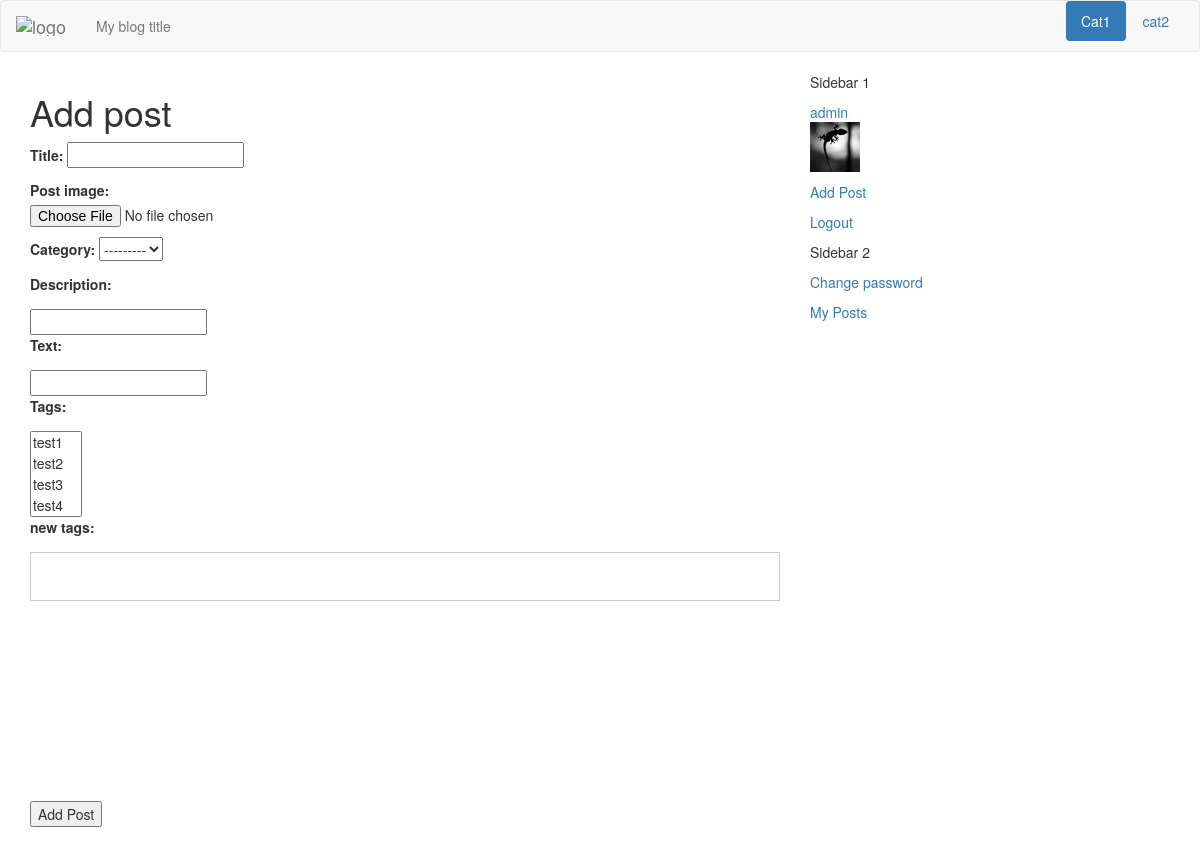
Page /add-post/ (signed in) on the earlier database version.
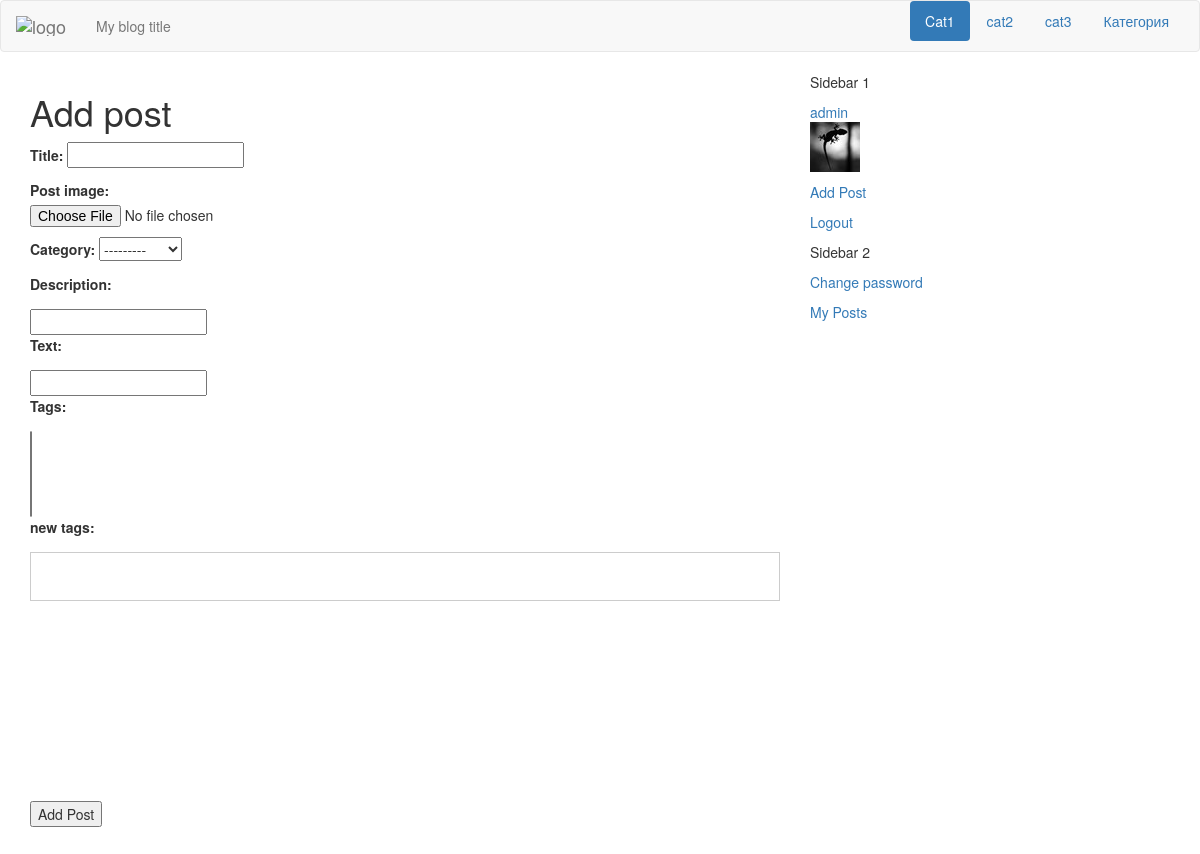
Same page on the later database version.
### blog/models.py (models this page shows, shortened)
class Category(models.Model):
	index_together = [
	["id","name", "order", "slug"],
	]
	name = models.CharField(max_length=30, unique=True)
	description = models.TextField(max_length=250)
	slug = models.SlugField("URL",blank=True, max_length=150)
	order = models.SmallIntegerField(blank=True, default=1)
	class Meta:
		verbose_name_plural = "categories"
		ordering = ['order']
	def __str__(self):
		return self.slug

### blog/views.py (the view, shortened to what this page needs)
# urls.py: url(r'^add-post/$', views.add_post, name='add_post'),
@login_required
def add_post(request):
    if request.is_ajax() == True :
        template = 'add_post-ajax.html'
    else:
        template = 'add_post.html'
    form = AddPostForm()
    tags = Tag.objects.all().values()
    data = []
    for i in tags:
        data.append(i['name'])
    with open('c:\\django\\python3\\myblog\\blog\\static\\taglist.json', 'w') as out:
        out.write(json.dumps(data))
    return render(request, template, { 'form': form,
                                             'cat_list': cat_list})

### blog/forms.py
class AddPostForm(forms.ModelForm):
    tags_new = forms.CharField(label="new tags",required=False,
                               widget= forms.TextInput(
                                   attrs={'class': 'tm-input tm-input-typeahead tt-input'})
                               )
    """hidden_tags_new = forms.CharField(required=False,
                                      widget= forms.HiddenInput(
                                          attrs={}
                                      ))"""
    class Meta:
        model = Post
        fields = ('title', 'post_image', 'category',
                  'description','text','tags')
        widgets = {
            'text': SummernoteInplaceWidget(),
        }

### blog/authentication.py (called while the page is built)
    def get_user(self, user_id):
        try:
            return User.objects.get(pk=user_id)
        except User.DoesNotExist:
            return None

### blog/models.py (called while the page is built)
	def get_avatar(self):
		return mark_safe('<img src="%s" class ="img-responsive"/>'\
						 % (self.avatar.url))

	def __str__(self):
		return self.name

### templates/add_post.html (shortened to what this page needs)
{% extends "index.html" %}
{% block content %}
{% include "add_post-ajax.html" %}
{% endblock %}

### templates/index.html (shortened to what this page needs)
{% load staticfiles %}
{% load compress %}
<!DOCTYPE html>
<html>
<head>
    {% compress css %}
    <link rel="stylesheet" href="/static/css/backtotop.css" type="text/css">
    <link rel="stylesheet" href="/static/css/bootstrap.min.css" type="text/css" />
    <link rel="stylesheet" href="/static/css/custom.css" type="text/css" />
    <link rel="stylesheet" href="/static/css/summernote.css" rel="stylesheet">
    <link rel="stylesheet" href="/static/css/django_summernote.css" rel="stylesheet">
    <link rel="stylesheet" href="/static/css/django_summernote_inplace.css" rel="stylesheet">
    <link rel="stylesheet" href="/static/css/blueimp-gallery.min.css" type="text/css">
    <link rel="stylesheet" href="/static/css/tagging.css" type="text/css">
    {% endcompress %}
</head>
<body>
  <div class="navbar navbar-default">
    <div class="container-fluid">
      <div class="navbar-header">
        <a class="navbar-brand ajax-menu" url=""
        href="/">
          <img alt="logo" src="#" /></a>
        <p class="navbar-text">
          My blog title
        </p>
      </div>
      <ul class="nav nav-pills pull-right">
        {% for cat in cat_list %}
            {% if forloop.first %}
              <li role="presentation" class="active">
            {% else %}
              <li role="presentation">
            {% endif %}
            <a href="{{ request.scheme }}://{{ request.get_host }}/cat/{{ cat.slug }}/"
             url = "{{ cat.slug }}" class="ajax-menu menu" id="{{ cat.slug }}" cat>
              {{ cat.name }}</a></li>
        {% endfor %}
      </ul>
    </div>
  </div>
<div class="container">
<div class="row">
  <div class="col-md-4 pull-right sidebar">
    <div class="sidebar1">
      <p>
        Sidebar 1<br />
      {% if user.is_authenticated %}
        <p><a href="{% url 'dashboard' %}" single_page
          url = "dashboard" class="ajax-menu">
          {{ user.username }}
                              {% if user.avatar %}
                              {{ user.get_avatar}}
                              {% endif %}</a></p>
        <p><a href="{% url 'add_post' %}" single_page
          url = "add-post" class="ajax-menu">Add Post</a></p>
        <p><a href="{% url 'logout' %}">Logout</a></p>
      {% else %}
        <p><a href="{% url 'signup' %}">Register</a></p>
        <p><a href="{% url 'login' %}">Login</a></p>
      {% endif %}
      </p>
    </div>
    <div class="sidebar2">
      <p>
        Sidebar 2<br />
        <p><a href="{% url 'password_change' %}">Change password</a></p>
        <p><a href="{% url 'my_posts' %}">My Posts</a></p>
      </p>
    </div>
  </div>
<div class="col-md-8 main">
<div class="content">
  <div class="posts">
  {% block content %}
  {% endblock %}
  </div>
</div>
</div>
</div>
</div>
</body>
</html>

Differences in the rows shown:
added Category: name "cat3"
added Category: name "Категория"
Other differences:
form field tags: "test1 / test2 / test3 / test4" → (not shown)
